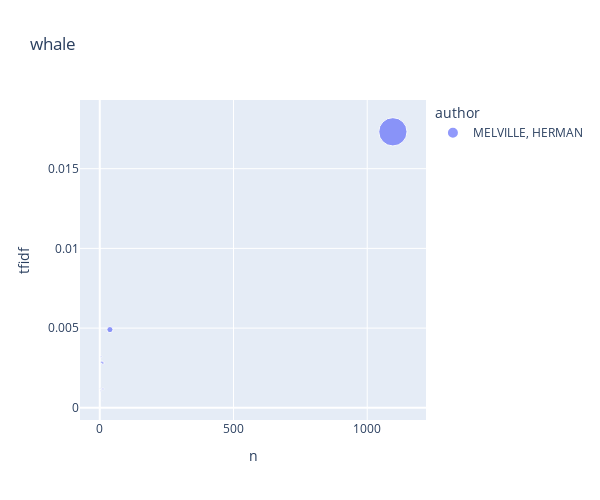

The code cell stored with this chart in its notebook:
### Code cell
top_books_for_term('whale')

### Figure 1 — Plotly figure (JSON) as saved in the notebook; plotly's stock layout.template omitted (floating-point values rounded to 4 significant figures)
{"data": [{"hovertemplate": "<b>%{hovertext}</b><br><br>author=MELVILLE, HERMAN<br>n=%{x}<br>tfidf=%{y}<br>tf=%{marker.size}<extra></extra>", "hovertext": ["ISRAEL POTTER HIS FIFTY YEARS OF EXILE", "MARDI AND A VOYAGE THITHER VOL I", "MARDI AND A VOYAGE THITHER VOL II", "MOBY DICK OR THE WHALE", "OMOO ADVENTURES IN THE SOUTH SEAS", "REDBURN HIS FIRST VOYAGE BEING THE SAILOR BOY CONFESSIONS AND REMINISCENCES OF THE SON OF A GENTLEMAN IN THE MERCHANT NAVY", "THE PIAZZA TALES", "TYPEE A ROMANCE OF THE SOUTH SEAS", "WHITE JACKET OR THE WORLD ON A MAN OF WAR"], "legendgroup": "MELVILLE, HERMAN", "marker": {"color": "#636efa", "size": [0.001454, 0.03019, 0.002188, 0.6451, 0.006732, 0.00489, 0.0001462, 0.003238, 0.0008352], "sizemode": "area", "sizeref": 0.001613, "symbol": "circle"}, "mode": "markers", "name": "MELVILLE, HERMAN", "orientation": "v", "showlegend": true, "type": "scatter", "x": [4, 38, 5, 1096, 11, 8, 11, 12, 2], "xaxis": "x", "y": [0.001063, 0.004906, 0.0032, 0.01731, 0.002813, 0.002861, 0.0004277, 0.001184, 0.001222], "yaxis": "y"}], "layout": {"height": 500, "legend": {"itemsizing": "constant", "title": {"text": "author"}, "tracegroupgap": 0}, "title": {"text": "whale"}, "width": 600, "xaxis": {"anchor": "y", "domain": [0, 1], "title": {"text": "n"}}, "yaxis": {"anchor": "x", "domain": [0, 1], "title": {"text": "tfidf"}}}}
